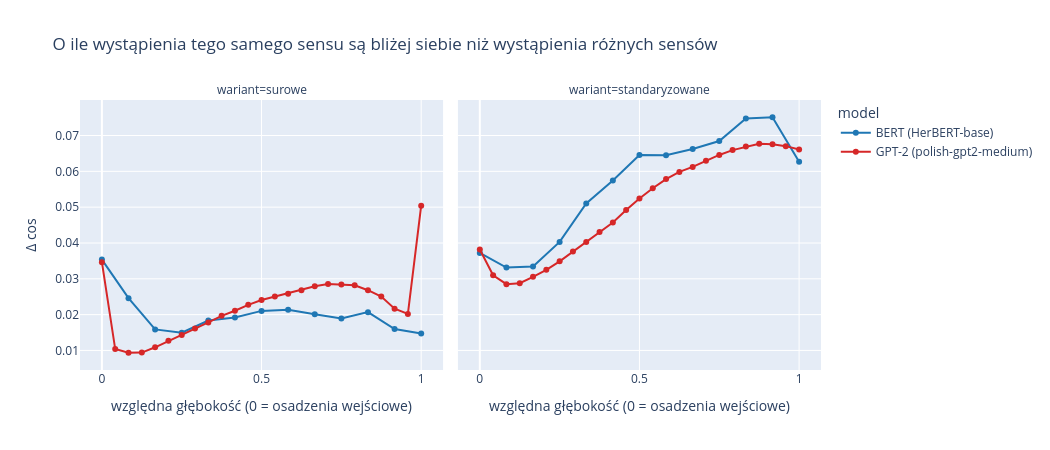
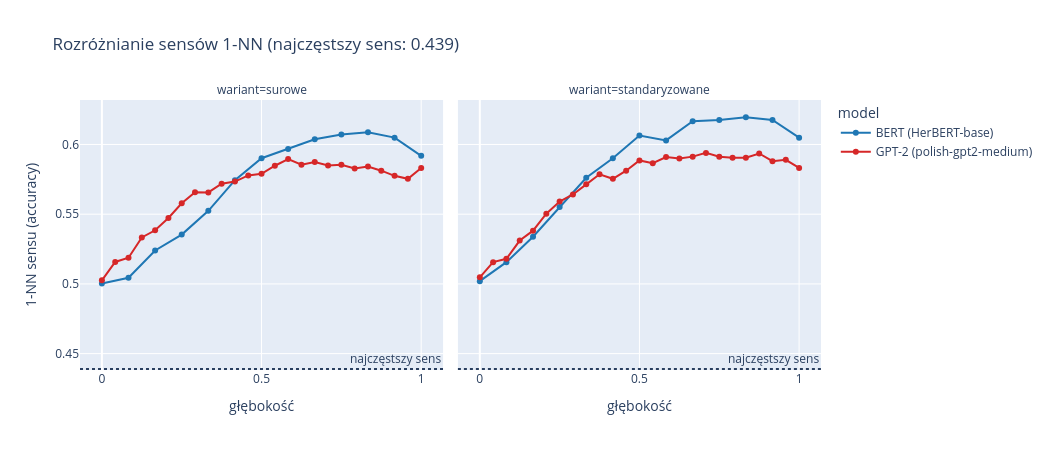

Notebook source saved alongside these figures, in order:
### Markdown cell above
### Sensy (rozszerzenie dzięki anotacji WSD)

Dla lematów wieloznacznych porównujemy cosinus między wystąpieniami **tego samego sensu** i **różnych sensów** oraz dokładność klasyfikatora 1-NN (sens najbliższego innego wystąpienia tego samego lematu, z innego zdania). Punkt odniesienia: najczęstszy sens wśród pozostałych wystąpień lematu.

### Code cell
metrics["różnica: ten sam − inny sens"] = metrics["cos: ten sam sens"] - metrics["cos: inny sens"]
plot(["różnica: ten sam − inny sens"], "O ile wystąpienia tego samego sensu są bliżej siebie niż wystąpienia różnych sensów", "Δ cos")
fig = px.line(metrics, x="głębokość", y="1-NN sensu (accuracy)", color="model", facet_col="wariant", markers=True,
              color_discrete_map=COLORS, hover_data={"warstwa": True},
              title=f"Rozróżnianie sensów 1-NN (najczęstszy sens: {SENSE_MAJORITY:.3f})", width=1050, height=450)
fig.add_hline(SENSE_MAJORITY, line_dash="dot", annotation_text="najczęstszy sens")
fig.show()
print(len(sense_groups), "lematów,", sum(len(g) for g, _ in sense_groups), "wystąpień")

### Figure 1 — Plotly figure (JSON) as saved in the notebook; plotly's stock layout.template omitted (floating-point values rounded to 4 significant figures)
{"data": [{"customdata": [[0], [1], [2], [3], [4], [5], [6], [7], [8], [9], [10], [11], [12]], "hovertemplate": "model=BERT (HerBERT-base)<br>wariant=surowe<br>względna głębokość (0 = osadzenia wejściowe)=%{x}<br>Δ cos=%{y}<br>warstwa=%{customdata[0]}<extra></extra>", "legendgroup": "BERT (HerBERT-base)", "line": {"color": "#1f77b4", "dash": "solid"}, "marker": {"symbol": "circle"}, "mode": "lines+markers", "name": "BERT (HerBERT-base)", "orientation": "v", "showlegend": true, "type": "scatter", "x": [0.0, 0.08333, 0.1667, 0.25, 0.3333, 0.4167, 0.5, 0.5833, 0.6667, 0.75, 0.8333, 0.9167, 1.0], "xaxis": "x", "y": [0.03536, 0.02459, 0.01587, 0.01496, 0.01835, 0.01917, 0.02104, 0.02136, 0.02008, 0.0189, 0.0207, 0.01598, 0.0147], "yaxis": "y"}, {"customdata": [[0], [1], [2], [3], [4], [5], [6], [7], [8], [9], [10], [11], [12]], "hovertemplate": "model=BERT (HerBERT-base)<br>wariant=standaryzowane<br>względna głębokość (0 = osadzenia wejściowe)=%{x}<br>Δ cos=%{y}<br>warstwa=%{customdata[0]}<extra></extra>", "legendgroup": "BERT (HerBERT-base)", "line": {"color": "#1f77b4", "dash": "solid"}, "marker": {"symbol": "circle"}, "mode": "lines+markers", "name": "BERT (HerBERT-base)", "orientation": "v", "showlegend": false, "type": "scatter", "x": [0.0, 0.08333, 0.1667, 0.25, 0.3333, 0.4167, 0.5, 0.5833, 0.6667, 0.75, 0.8333, 0.9167, 1.0], "xaxis": "x2", "y": [0.03723, 0.03315, 0.03344, 0.04031, 0.05103, 0.05746, 0.06454, 0.06447, 0.06626, 0.06847, 0.07475, 0.0751, 0.06268], "yaxis": "y2"}, {"customdata": [[0], [1], [2], [3], [4], [5], [6], [7], [8], [9], [10], [11], [12], [13], [14], [15], [16], [17], [18], [19], [20], [21], [22], [23], [24]], "hovertemplate": "model=GPT-2 (polish-gpt2-medium)<br>wariant=surowe<br>względna głębokość (0 = osadzenia wejściowe)=%{x}<br>Δ cos=%{y}<br>warstwa=%{customdata[0]}<extra></extra>", "legendgroup": "GPT-2 (polish-gpt2-medium)", "line": {"color": "#d62728", "dash": "solid"}, "marker": {"symbol": "circle"}, "mode": "lines+markers", "name": "GPT-2 (polish-gpt2-medium)", "orientation": "v", "showlegend": true, "type": "scatter", "x": [0.0, 0.04167, 0.08333, 0.125, 0.1667, 0.2083, 0.25, 0.2917, 0.3333, 0.375, 0.4167, 0.4583, 0.5, 0.5417, 0.5833, 0.625, 0.6667, 0.7083, 0.75, 0.7917, 0.8333, 0.875, 0.9167, 0.9583, 1.0], "xaxis": "x", "y": [0.03464, 0.01039, 0.009357, 0.009407, 0.01088, 0.01269, 0.01433, 0.01611, 0.01782, 0.01967, 0.02109, 0.02274, 0.02407, 0.02503, 0.02585, 0.02678, 0.02795, 0.02853, 0.0284, 0.02819, 0.02681, 0.02503, 0.02165, 0.02021, 0.05041], "yaxis": "y"}, {"customdata": [[0], [1], [2], [3], [4], [5], [6], [7], [8], [9], [10], [11], [12], [13], [14], [15], [16], [17], [18], [19], [20], [21], [22], [23], [24]], "hovertemplate": "model=GPT-2 (polish-gpt2-medium)<br>wariant=standaryzowane<br>względna głębokość (0 = osadzenia wejściowe)=%{x}<br>Δ cos=%{y}<br>warstwa=%{customdata[0]}<extra></extra>", "legendgroup": "GPT-2 (polish-gpt2-medium)", "line": {"color": "#d62728", "dash": "solid"}, "marker": {"symbol": "circle"}, "mode": "lines+markers", "name": "GPT-2 (polish-gpt2-medium)", "orientation": "v", "showlegend": false, "type": "scatter", "x": [0.0, 0.04167, 0.08333, 0.125, 0.1667, 0.2083, 0.25, 0.2917, 0.3333, 0.375, 0.4167, 0.4583, 0.5, 0.5417, 0.5833, 0.625, 0.6667, 0.7083, 0.75, 0.7917, 0.8333, 0.875, 0.9167, 0.9583, 1.0], "xaxis": "x2", "y": [0.03818, 0.03097, 0.0285, 0.02877, 0.03055, 0.0325, 0.03488, 0.03764, 0.0403, 0.04306, 0.04571, 0.0492, 0.05242, 0.05529, 0.05783, 0.05984, 0.06125, 0.06294, 0.06458, 0.06594, 0.06691, 0.06768, 0.06755, 0.06704, 0.06612], "yaxis": "y2"}], "layout": {"annotations": [{"font": {}, "showarrow": false, "text": "wariant=surowe", "x": 0.245, "xanchor": "center", "xref": "paper", "y": 1.0, "yanchor": "bottom", "yref": "paper"}, {"font": {}, "showarrow": false, "text": "wariant=standaryzowane", "x": 0.755, "xanchor": "center", "xref": "paper", "y": 1.0, "yanchor": "bottom", "yref": "paper"}], "height": 450, "legend": {"title": {"text": "model"}, "tracegroupgap": 0}, "title": {"text": "O ile wystąpienia tego samego sensu są bliżej siebie niż wystąpienia różnych sensów"}, "width": 1050, "xaxis": {"anchor": "y", "domain": [0.0, 0.49], "title": {"text": "względna głębokość (0 = osadzenia wejściowe)"}}, "xaxis2": {"anchor": "y2", "domain": [0.51, 1.0], "matches": "x", "title": {"text": "względna głębokość (0 = osadzenia wejściowe)"}}, "yaxis": {"anchor": "x", "domain": [0.0, 1.0], "title": {"text": "Δ cos"}}, "yaxis2": {"anchor": "x2", "domain": [0.0, 1.0], "matches": "y", "showticklabels": false}}}

### Figure 2 — Plotly figure (JSON) as saved in the notebook; plotly's stock layout.template omitted (floating-point values rounded to 4 significant figures)
{"data": [{"customdata": [[0], [1], [2], [3], [4], [5], [6], [7], [8], [9], [10], [11], [12]], "hovertemplate": "model=BERT (HerBERT-base)<br>wariant=surowe<br>głębokość=%{x}<br>1-NN sensu (accuracy)=%{y}<br>warstwa=%{customdata[0]}<extra></extra>", "legendgroup": "BERT (HerBERT-base)", "line": {"color": "#1f77b4", "dash": "solid"}, "marker": {"symbol": "circle"}, "mode": "lines+markers", "name": "BERT (HerBERT-base)", "orientation": "v", "showlegend": true, "type": "scatter", "x": [0.0, 0.08333, 0.1667, 0.25, 0.3333, 0.4167, 0.5, 0.5833, 0.6667, 0.75, 0.8333, 0.9167, 1.0], "xaxis": "x", "y": [0.5003, 0.5044, 0.524, 0.5353, 0.5524, 0.5744, 0.5901, 0.5967, 0.6038, 0.6072, 0.6087, 0.6049, 0.5919], "yaxis": "y"}, {"customdata": [[0], [1], [2], [3], [4], [5], [6], [7], [8], [9], [10], [11], [12]], "hovertemplate": "model=BERT (HerBERT-base)<br>wariant=standaryzowane<br>głębokość=%{x}<br>1-NN sensu (accuracy)=%{y}<br>warstwa=%{customdata[0]}<extra></extra>", "legendgroup": "BERT (HerBERT-base)", "line": {"color": "#1f77b4", "dash": "solid"}, "marker": {"symbol": "circle"}, "mode": "lines+markers", "name": "BERT (HerBERT-base)", "orientation": "v", "showlegend": false, "type": "scatter", "x": [0.0, 0.08333, 0.1667, 0.25, 0.3333, 0.4167, 0.5, 0.5833, 0.6667, 0.75, 0.8333, 0.9167, 1.0], "xaxis": "x2", "y": [0.502, 0.5156, 0.5338, 0.5551, 0.5761, 0.5901, 0.6065, 0.6029, 0.6167, 0.6175, 0.6195, 0.6175, 0.6049], "yaxis": "y2"}, {"customdata": [[0], [1], [2], [3], [4], [5], [6], [7], [8], [9], [10], [11], [12], [13], [14], [15], [16], [17], [18], [19], [20], [21], [22], [23], [24]], "hovertemplate": "model=GPT-2 (polish-gpt2-medium)<br>wariant=surowe<br>głębokość=%{x}<br>1-NN sensu (accuracy)=%{y}<br>warstwa=%{customdata[0]}<extra></extra>", "legendgroup": "GPT-2 (polish-gpt2-medium)", "line": {"color": "#d62728", "dash": "solid"}, "marker": {"symbol": "circle"}, "mode": "lines+markers", "name": "GPT-2 (polish-gpt2-medium)", "orientation": "v", "showlegend": true, "type": "scatter", "x": [0.0, 0.04167, 0.08333, 0.125, 0.1667, 0.2083, 0.25, 0.2917, 0.3333, 0.375, 0.4167, 0.4583, 0.5, 0.5417, 0.5833, 0.625, 0.6667, 0.7083, 0.75, 0.7917, 0.8333, 0.875, 0.9167, 0.9583, 1.0], "xaxis": "x", "y": [0.5026, 0.5158, 0.5187, 0.5334, 0.5385, 0.5473, 0.5578, 0.5657, 0.5656, 0.5718, 0.5734, 0.5778, 0.5789, 0.5848, 0.5896, 0.5855, 0.5875, 0.5849, 0.5855, 0.5828, 0.5842, 0.5812, 0.5775, 0.5754, 0.5832], "yaxis": "y"}, {"customdata": [[0], [1], [2], [3], [4], [5], [6], [7], [8], [9], [10], [11], [12], [13], [14], [15], [16], [17], [18], [19], [20], [21], [22], [23], [24]], "hovertemplate": "model=GPT-2 (polish-gpt2-medium)<br>wariant=standaryzowane<br>głębokość=%{x}<br>1-NN sensu (accuracy)=%{y}<br>warstwa=%{customdata[0]}<extra></extra>", "legendgroup": "GPT-2 (polish-gpt2-medium)", "line": {"color": "#d62728", "dash": "solid"}, "marker": {"symbol": "circle"}, "mode": "lines+markers", "name": "GPT-2 (polish-gpt2-medium)", "orientation": "v", "showlegend": false, "type": "scatter", "x": [0.0, 0.04167, 0.08333, 0.125, 0.1667, 0.2083, 0.25, 0.2917, 0.3333, 0.375, 0.4167, 0.4583, 0.5, 0.5417, 0.5833, 0.625, 0.6667, 0.7083, 0.75, 0.7917, 0.8333, 0.875, 0.9167, 0.9583, 1.0], "xaxis": "x2", "y": [0.5047, 0.5156, 0.518, 0.5311, 0.5382, 0.5504, 0.5591, 0.5642, 0.5714, 0.5786, 0.5754, 0.5812, 0.5886, 0.5866, 0.591, 0.5899, 0.5913, 0.594, 0.5913, 0.5904, 0.5906, 0.5936, 0.588, 0.589, 0.5832], "yaxis": "y2"}], "layout": {"annotations": [{"showarrow": false, "text": "wariant=surowe", "x": 0.245, "xanchor": "center", "xref": "paper", "y": 1.0, "yanchor": "bottom", "yref": "paper"}, {"showarrow": false, "text": "wariant=standaryzowane", "x": 0.755, "xanchor": "center", "xref": "paper", "y": 1.0, "yanchor": "bottom", "yref": "paper"}, {"showarrow": false, "text": "najczęstszy sens", "x": 1, "xanchor": "right", "xref": "x domain", "y": 0.439, "yanchor": "bottom", "yref": "y"}, {"showarrow": false, "text": "najczęstszy sens", "x": 1, "xanchor": "right", "xref": "x2 domain", "y": 0.439, "yanchor": "bottom", "yref": "y2"}], "height": 450, "legend": {"title": {"text": "model"}, "tracegroupgap": 0}, "shapes": [{"line": {"dash": "dot"}, "type": "line", "x0": 0, "x1": 1, "xref": "x domain", "y0": 0.439, "y1": 0.439, "yref": "y"}, {"line": {"dash": "dot"}, "type": "line", "x0": 0, "x1": 1, "xref": "x2 domain", "y0": 0.439, "y1": 0.439, "yref": "y2"}], "title": {"text": "Rozróżnianie sensów 1-NN (najczęstszy sens: 0.439)"}, "width": 1050, "xaxis": {"anchor": "y", "domain": [0.0, 0.49], "title": {"text": "głębokość"}}, "xaxis2": {"anchor": "y2", "domain": [0.51, 1.0], "matches": "x", "title": {"text": "głębokość"}}, "yaxis": {"anchor": "x", "domain": [0.0, 1.0], "title": {"text": "1-NN sensu (accuracy)"}}, "yaxis2": {"anchor": "x2", "domain": [0.0, 1.0], "matches": "y", "showticklabels": false}}}
